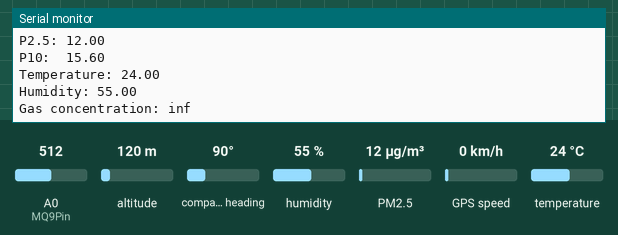
Recording of a sketch running on a simulated ESP8266 (NodeMCU). On the bench: the last lines printed to the serial monitor. The test bench sets the inputs (shaded band); at power-on: humidity 55 %, temperature 24 °C, PM2.5 12 µg/m³, A0 (MQ9Pin) = 512, altitude 120 m, compass heading 90°, GPS speed 0 km/h. WiFi joins after 1.5 s; servers stay silent unless stated; uploads are accepted with an empty reply; the GPS gets a fix after 3 s at 37.7749, -122.4194 with 8 satellites.

Above: at 8.2 s.
8.3 s: humidity set to 22 %
At 9.9 s:
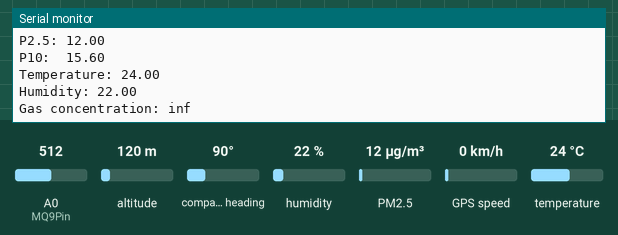
17.0 s: temperature set to 12 °C
At 17.9 s:
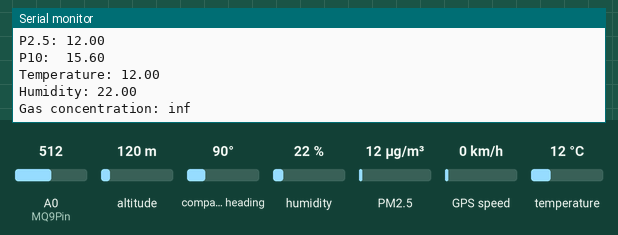
18.5 s: PM2.5 set to 6 µg/m³
20.0 s: humidity set to 40 %
At 22.37 s:
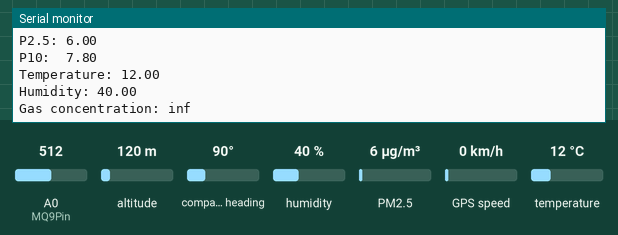
Timing chart, 0 to 22.5 s (numbered marks = the images above; inputs shaded):
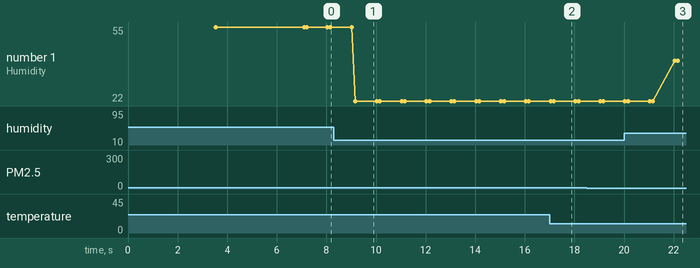

The sketch:

iot-air-quality-monitoring-arduino.ino
```cpp
#include<TinyGPS++.h>
#include<SoftwareSerial.h>
#include<ESP8266WiFi.h>
#include<DHT.h>
#include<SDS011.h>

#define DHT_TYPE DHT22
uint8_t DHTPin = D2;
DHT dht(DHTPin, DHT_TYPE);

SDS011 sds011;
uint8_t sds011Response;

uint8_t MQ9PowerPin = D0;
uint8_t MQ9Pin = A0;

WiFiClient mClient;
const char* ssid     = "Malibongwe";
const char* password = "Hephzibah";
const char* server = "https://iot-air-quality-backend.herokuapp.com";

TinyGPSPlus gps;
SoftwareSerial gpsSerial(D5, D6); //(Rx, Tx)

// Data to send to server
float temperature, humidity, gasConcentration, pm25, pm10,latitude, longitude;

// Counter to determine when data will be sent to the server
int intervalCounter = 0;

// Function to send captured sensor data to server
void sendEnvironmentData(float temperature, float humidity, float gasConcentration, float pm25, float pm10, float latitude, float longitude){

  String endPoint = "/api/v1/environment-properties/" +
                      String(temperature) + "/" +
                      String(humidity) + "/" +
                      String(gasConcentration) + "/" +
                      String(pm25) + "/" +
                      String(pm10) + "/" +
                      String(latitude) + "/" +
                      String(longitude);

  if (mClient.connect(server, 5000))
  {
    Serial.println(F("Connected to remote server on port 80"));

    Serial.println(F("Attempting to send captured data to remote server..."));

    const String request =  "GET " + endPoint + " HTTP/1.1\r\n" +
                            "Host: https://iot-air-quality-backend.herokuapp.com\r\n" +
                            "Connection: close\r\n" +
                            "\r\n";

    mClient.print(request);
    mClient.flush();

    delay(3000);

    Serial.println("Response: ");

    while(mClient.available()){
      char c = mClient.read();
      Serial.print(c);
    }
    Serial.println(F("Data sent to remote server"));
  }else{
    Serial.println(F("Could not connect to the server. Check your internet connection."));
  }
  mClient.stop();
}

void handlePmSensor(){
  sds011Response = sds011.read(&pm25, &pm10);
  if (!sds011Response) {
    Serial.print(F("P2.5: "));
    Serial.println(pm25);
    Serial.print(F("P10:  "));
    Serial.println(pm10);
  }else{
    Serial.println(F("SDS011 Error"));
  }
}

void handleDhtSensor(){
  temperature = dht.readTemperature();
  humidity = dht.readHumidity();
  Serial.print(F("Temperature: "));
  Serial.println(temperature);
  Serial.print(F("Humidity: "));
  Serial.println(humidity);
}

void handleMQ9Sensor(){
  int rawValue = analogRead(MQ9Pin);
  float sensorVoltage = rawValue / 1024 * 5.0;
  float RsGas = (5.0 - sensorVoltage)/sensorVoltage;
  gasConcentration = RsGas/3.78;
  Serial.print(F("Gas concentration: "));
  Serial.println(gasConcentration);
}

void setup() {
  // Set up the serial monitor
  Serial.begin(9600);

  //Set up the Wi-Fi module
  Serial.println();
  Serial.print(F("Trying to connect to "));
  Serial.println(ssid);
  WiFi.mode(WIFI_STA);
  WiFi.begin(ssid, password);
  while (WiFi.status() != WL_CONNECTED) {
    delay(500);
    Serial.print(F("."));
  }
  Serial.println();
  delay(1000);
  Serial.print(F("WiFi connected - IP address: "));
  Serial.println(WiFi.localIP());

  // Set up DHT22 sensor
  pinMode(DHTPin, INPUT);
  dht.begin();

  // Set up the PM sensor
   sds011.begin(D3, D4);

  // Set up the MQ9 sensor
  pinMode(MQ9PowerPin, OUTPUT);
  digitalWrite(MQ9PowerPin, HIGH); // Power MQ9 via D0
  pinMode(MQ9Pin, INPUT);

  // Set up the GPS module
  gpsSerial.begin(9600);

}

void loop() {
  while (gpsSerial.available() > 0){
    if (gps.encode(gpsSerial.read())){
      if (gps.location.isValid()){
        latitude = gps.location.lat();
        longitude = gps.location.lng();
        Serial.print(F("Latitude: "));
        Serial.println(latitude);
        Serial.print(F("Longitude: "));
        Serial.println(longitude);

        handlePmSensor();
        handleDhtSensor();
        handleMQ9Sensor();

        if(intervalCounter%200 == 0){
          if(temperature != 0 && humidity != 0 && gasConcentration != 0 && pm25 != 0 && pm10 != 0 && latitude != 0 && longitude != 0){
            sendEnvironmentData(temperature, humidity, gasConcentration, pm25, pm10, latitude, longitude);
            Serial.println(F("........................................................................."));
          }
        }

        intervalCounter++;
      }
    }
  }
}
```

Measured:
- after the input at 8.3 s, the serial monitor: prints a new line after 0.86 s (image 1)
- after the input at 17.0 s, the serial monitor: prints a new line at once (image 2)
- after the input at 20.0 s, the serial monitor: prints a new line after 2.0 s (image 3)
- plotted number 1: 55 → 22 after the input at 8.3 s, 22 → 40 after the input at 20.0 s
